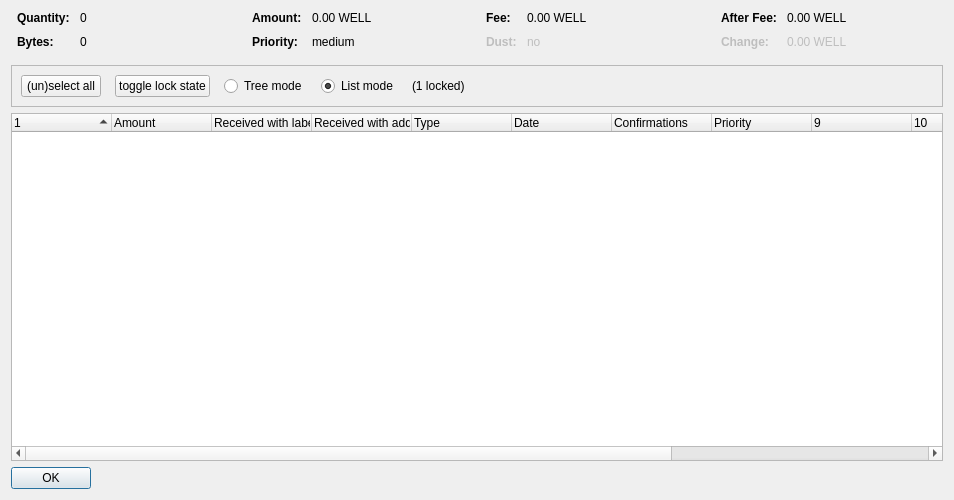
<?xml version="1.0" encoding="UTF-8"?>
<ui version="4.0">
 <class>CoinControlDialog</class>
 <widget class="QDialog" name="CoinControlDialog">
  <property name="geometry">
   <rect>
    <x>0</x>
    <y>0</y>
    <width>954</width>
    <height>500</height>
   </rect>
  </property>
  <property name="windowTitle">
   <string>Coin Selection</string>
  </property>
  <layout class="QVBoxLayout" name="verticalLayout">
   <item>
    <layout class="QHBoxLayout" name="horizontalLayoutTop" stretch="0,0,0,0">
     <property name="topMargin">
      <number>0</number>
     </property>
     <property name="bottomMargin">
      <number>10</number>
     </property>
     <item>
      <layout class="QFormLayout" name="formLayoutCoinControl1">
       <property name="horizontalSpacing">
        <number>10</number>
       </property>
       <property name="verticalSpacing">
        <number>10</number>
       </property>
       <property name="leftMargin">
        <number>6</number>
       </property>
       <property name="rightMargin">
        <number>6</number>
       </property>
       <item row="0" column="0">
        <widget class="QLabel" name="labelCoinControlQuantityText">
         <property name="font">
          <font>
           <weight>75</weight>
           <bold>true</bold>
          </font>
         </property>
         <property name="text">
          <string>Quantity:</string>
         </property>
        </widget>
       </item>
       <item row="0" column="1">
        <widget class="QLabel" name="labelCoinControlQuantity">
         <property name="cursor">
          <cursorShape>IBeamCursor</cursorShape>
         </property>
         <property name="contextMenuPolicy">
          <enum>Qt::ActionsContextMenu</enum>
         </property>
         <property name="text">
          <string notr="true">0</string>
         </property>
         <property name="textInteractionFlags">
          <set>Qt::LinksAccessibleByMouse|Qt::TextSelectableByKeyboard|Qt::TextSelectableByMouse</set>
         </property>
        </widget>
       </item>
       <item row="1" column="0">
        <widget class="QLabel" name="labelCoinControlBytesText">
         <property name="font">
          <font>
           <weight>75</weight>
           <bold>true</bold>
          </font>
         </property>
         <property name="text">
          <string>Bytes:</string>
         </property>
        </widget>
       </item>
       <item row="1" column="1">
        <widget class="QLabel" name="labelCoinControlBytes">
         <property name="cursor">
          <cursorShape>IBeamCursor</cursorShape>
         </property>
         <property name="contextMenuPolicy">
          <enum>Qt::ActionsContextMenu</enum>
         </property>
         <property name="text">
          <string notr="true">0</string>
         </property>
         <property name="textInteractionFlags">
          <set>Qt::LinksAccessibleByMouse|Qt::TextSelectableByKeyboard|Qt::TextSelectableByMouse</set>
         </property>
        </widget>
       </item>
      </layout>
     </item>
     <item>
      <layout class="QFormLayout" name="formLayoutCoinControl2">
       <property name="horizontalSpacing">
        <number>10</number>
       </property>
       <property name="verticalSpacing">
        <number>10</number>
       </property>
       <property name="leftMargin">
        <number>6</number>
       </property>
       <property name="rightMargin">
        <number>6</number>
       </property>
       <item row="0" column="0">
        <widget class="QLabel" name="labelCoinControlAmountText">
         <property name="font">
          <font>
           <weight>75</weight>
           <bold>true</bold>
          </font>
         </property>
         <property name="text">
          <string>Amount:</string>
         </property>
        </widget>
       </item>
       <item row="0" column="1">
        <widget class="QLabel" name="labelCoinControlAmount">
         <property name="cursor">
          <cursorShape>IBeamCursor</cursorShape>
         </property>
         <property name="contextMenuPolicy">
          <enum>Qt::ActionsContextMenu</enum>
         </property>
         <property name="text">
          <string notr="true">0.00 WELL</string>
         </property>
         <property name="textInteractionFlags">
          <set>Qt::LinksAccessibleByMouse|Qt::TextSelectableByKeyboard|Qt::TextSelectableByMouse</set>
         </property>
        </widget>
       </item>
       <item row="1" column="0">
        <widget class="QLabel" name="labelCoinControlPriorityText">
         <property name="font">
          <font>
           <weight>75</weight>
           <bold>true</bold>
          </font>
         </property>
         <property name="text">
          <string>Priority:</string>
         </property>
        </widget>
       </item>
       <item row="1" column="1">
        <widget class="QLabel" name="labelCoinControlPriority">
         <property name="cursor">
          <cursorShape>IBeamCursor</cursorShape>
         </property>
         <property name="contextMenuPolicy">
          <enum>Qt::ActionsContextMenu</enum>
         </property>
         <property name="text">
          <string>medium</string>
         </property>
         <property name="textInteractionFlags">
          <set>Qt::LinksAccessibleByMouse|Qt::TextSelectableByKeyboard|Qt::TextSelectableByMouse</set>
         </property>
        </widget>
       </item>
      </layout>
     </item>
     <item>
      <layout class="QFormLayout" name="formLayoutCoinControl3">
       <property name="horizontalSpacing">
        <number>10</number>
       </property>
       <property name="verticalSpacing">
        <number>10</number>
       </property>
       <property name="leftMargin">
        <number>6</number>
       </property>
       <property name="rightMargin">
        <number>6</number>
       </property>
       <item row="0" column="0">
        <widget class="QLabel" name="labelCoinControlFeeText">
         <property name="font">
          <font>
           <weight>75</weight>
           <bold>true</bold>
          </font>
         </property>
         <property name="text">
          <string>Fee:</string>
         </property>
        </widget>
       </item>
       <item row="0" column="1">
        <widget class="QLabel" name="labelCoinControlFee">
         <property name="cursor">
          <cursorShape>IBeamCursor</cursorShape>
         </property>
         <property name="contextMenuPolicy">
          <enum>Qt::ActionsContextMenu</enum>
         </property>
         <property name="text">
          <string notr="true">0.00 WELL</string>
         </property>
         <property name="textInteractionFlags">
          <set>Qt::LinksAccessibleByMouse|Qt::TextSelectableByKeyboard|Qt::TextSelectableByMouse</set>
         </property>
        </widget>
       </item>
       <item row="1" column="0">
        <widget class="QLabel" name="labelCoinControlLowOutputText">
         <property name="enabled">
          <bool>false</bool>
         </property>
         <property name="font">
          <font>
           <weight>75</weight>
           <bold>true</bold>
          </font>
         </property>
         <property name="text">
          <string>Dust:</string>
         </property>
        </widget>
       </item>
       <item row="1" column="1">
        <widget class="QLabel" name="labelCoinControlLowOutput">
         <property name="enabled">
          <bool>false</bool>
         </property>
         <property name="cursor">
          <cursorShape>IBeamCursor</cursorShape>
         </property>
         <property name="contextMenuPolicy">
          <enum>Qt::ActionsContextMenu</enum>
         </property>
         <property name="text">
          <string>no</string>
         </property>
         <property name="textInteractionFlags">
          <set>Qt::LinksAccessibleByMouse|Qt::TextSelectableByKeyboard|Qt::TextSelectableByMouse</set>
         </property>
        </widget>
       </item>
      </layout>
     </item>
     <item>
      <layout class="QFormLayout" name="formLayoutCoinControl4">
       <property name="horizontalSpacing">
        <number>10</number>
       </property>
       <property name="verticalSpacing">
        <number>10</number>
       </property>
       <property name="leftMargin">
        <number>6</number>
       </property>
       <property name="rightMargin">
        <number>6</number>
       </property>
       <item row="0" column="0">
        <widget class="QLabel" name="labelCoinControlAfterFeeText">
         <property name="font">
          <font>
           <weight>75</weight>
           <bold>true</bold>
          </font>
         </property>
         <property name="text">
          <string>After Fee:</string>
         </property>
        </widget>
       </item>
       <item row="0" column="1">
        <widget class="QLabel" name="labelCoinControlAfterFee">
         <property name="cursor">
          <cursorShape>IBeamCursor</cursorShape>
         </property>
         <property name="contextMenuPolicy">
          <enum>Qt::ActionsContextMenu</enum>
         </property>
         <property name="text">
          <string notr="true">0.00 WELL</string>
         </property>
         <property name="textInteractionFlags">
          <set>Qt::LinksAccessibleByMouse|Qt::TextSelectableByKeyboard|Qt::TextSelectableByMouse</set>
         </property>
        </widget>
       </item>
       <item row="1" column="0">
        <widget class="QLabel" name="labelCoinControlChangeText">
         <property name="enabled">
          <bool>false</bool>
         </property>
         <property name="font">
          <font>
           <weight>75</weight>
           <bold>true</bold>
          </font>
         </property>
         <property name="text">
          <string>Change:</string>
         </property>
        </widget>
       </item>
       <item row="1" column="1">
        <widget class="QLabel" name="labelCoinControlChange">
         <property name="enabled">
          <bool>false</bool>
         </property>
         <property name="cursor">
          <cursorShape>IBeamCursor</cursorShape>
         </property>
         <property name="contextMenuPolicy">
          <enum>Qt::ActionsContextMenu</enum>
         </property>
         <property name="text">
          <string notr="true">0.00 WELL</string>
         </property>
         <property name="textInteractionFlags">
          <set>Qt::LinksAccessibleByMouse|Qt::TextSelectableByKeyboard|Qt::TextSelectableByMouse</set>
         </property>
        </widget>
       </item>
      </layout>
     </item>
    </layout>
   </item>
   <item>
    <widget class="QFrame" name="frame">
     <property name="minimumSize">
      <size>
       <width>0</width>
       <height>40</height>
      </size>
     </property>
     <property name="frameShape">
      <enum>QFrame::StyledPanel</enum>
     </property>
     <property name="frameShadow">
      <enum>QFrame::Sunken</enum>
     </property>
     <layout class="QHBoxLayout" name="horizontalLayout">
      <item>
       <layout class="QHBoxLayout" name="horizontalLayoutPanel" stretch="0,0,0,0,0,0">
        <property name="spacing">
         <number>14</number>
        </property>
        <item>
         <widget class="QPushButton" name="pushButtonSelectAll">
          <property name="sizePolicy">
           <sizepolicy hsizetype="Maximum" vsizetype="Fixed">
            <horstretch>0</horstretch>
            <verstretch>0</verstretch>
           </sizepolicy>
          </property>
          <property name="text">
           <string>(un)select all</string>
          </property>
          <property name="autoDefault">
           <bool>false</bool>
          </property>
         </widget>
        </item>
        <item>
         <widget class="QPushButton" name="pushButtonToggleLock">
          <property name="sizePolicy">
           <sizepolicy hsizetype="Maximum" vsizetype="Fixed">
            <horstretch>0</horstretch>
            <verstretch>0</verstretch>
           </sizepolicy>
          </property>
          <property name="text">
           <string>toggle lock state</string>
          </property>
          <property name="autoDefault">
           <bool>false</bool>
          </property>
         </widget>
        </item>
        <item>
         <widget class="QRadioButton" name="radioTreeMode">
          <property name="sizePolicy">
           <sizepolicy hsizetype="Maximum" vsizetype="Fixed">
            <horstretch>0</horstretch>
            <verstretch>0</verstretch>
           </sizepolicy>
          </property>
          <property name="text">
           <string>Tree mode</string>
          </property>
         </widget>
        </item>
        <item>
         <widget class="QRadioButton" name="radioListMode">
          <property name="sizePolicy">
           <sizepolicy hsizetype="Maximum" vsizetype="Fixed">
            <horstretch>0</horstretch>
            <verstretch>0</verstretch>
           </sizepolicy>
          </property>
          <property name="text">
           <string>List mode</string>
          </property>
          <property name="checked">
           <bool>true</bool>
          </property>
         </widget>
        </item>
        <item>
         <widget class="QLabel" name="labelLocked">
          <property name="text">
           <string>(1 locked)</string>
          </property>
         </widget>
        </item>
        <item>
         <spacer name="horizontalSpacer">
          <property name="orientation">
           <enum>Qt::Horizontal</enum>
          </property>
          <property name="sizeHint" stdset="0">
           <size>
            <width>40</width>
            <height>20</height>
           </size>
          </property>
         </spacer>
        </item>
       </layout>
      </item>
     </layout>
    </widget>
   </item>
   <item>
    <widget class="CoinControlTreeWidget" name="treeWidget">
     <property name="contextMenuPolicy">
      <enum>Qt::CustomContextMenu</enum>
     </property>
     <property name="sortingEnabled">
      <bool>false</bool>
     </property>
     <property name="columnCount">
      <number>13</number>
     </property>
     <attribute name="headerShowSortIndicator" stdset="0">
      <bool>true</bool>
     </attribute>
     <attribute name="headerStretchLastSection">
      <bool>false</bool>
     </attribute>
     <column>
      <property name="text">
       <string/>
      </property>
     </column>
     <column>
      <property name="text">
       <string>Amount</string>
      </property>
     </column>
     <column>
      <property name="text">
       <string>Received with label</string>
      </property>
     </column>
     <column>
      <property name="text">
       <string>Received with address</string>
      </property>
     </column>
     <column>
      <property name="text">
       <string>Type</string>
      </property>
     </column>
     <column>
      <property name="text">
       <string>Date</string>
      </property>
     </column>
     <column>
      <property name="text">
       <string>Confirmations</string>
      </property>
      <property name="toolTip">
       <string>Confirmed</string>
      </property>
     </column>
     <column>
      <property name="text">
       <string>Priority</string>
      </property>
     </column>
     <column>
      <property name="text">
       <string/>
      </property>
     </column>
     <column>
      <property name="text">
       <string/>
      </property>
     </column>
     <column>
      <property name="text">
       <string/>
      </property>
     </column>
     <column>
      <property name="text">
       <string/>
      </property>
     </column>
     <column>
      <property name="text">
       <string/>
      </property>
     </column>
    </widget>
   </item>
   <item>
    <widget class="QDialogButtonBox" name="buttonBox">
     <property name="sizePolicy">
      <sizepolicy hsizetype="Maximum" vsizetype="Fixed">
       <horstretch>0</horstretch>
       <verstretch>0</verstretch>
      </sizepolicy>
     </property>
     <property name="orientation">
      <enum>Qt::Horizontal</enum>
     </property>
     <property name="standardButtons">
      <set>QDialogButtonBox::Ok</set>
     </property>
    </widget>
   </item>
  </layout>
 </widget>
 <customwidgets>
  <customwidget>
   <class>CoinControlTreeWidget</class>
   <extends>QTreeWidget</extends>
   <header>coincontroltreewidget.h</header>
  </customwidget>
 </customwidgets>
 <resources/>
 <connections/>
</ui>
